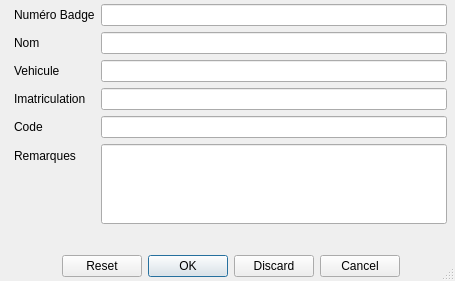
<?xml version="1.0" encoding="UTF-8"?>
<ui version="4.0">
 <class>editCard</class>
 <widget class="QDialog" name="editCard">
  <property name="windowModality">
   <enum>Qt::ApplicationModal</enum>
  </property>
  <property name="geometry">
   <rect>
    <x>0</x>
    <y>0</y>
    <width>455</width>
    <height>281</height>
   </rect>
  </property>
  <property name="windowTitle">
   <string>Edition Badge</string>
  </property>
  <property name="sizeGripEnabled">
   <bool>true</bool>
  </property>
  <property name="modal">
   <bool>true</bool>
  </property>
  <widget class="QDialogButtonBox" name="buttonBox">
   <property name="geometry">
    <rect>
     <x>10</x>
     <y>250</y>
     <width>441</width>
     <height>32</height>
    </rect>
   </property>
   <property name="orientation">
    <enum>Qt::Horizontal</enum>
   </property>
   <property name="standardButtons">
    <set>QDialogButtonBox::Cancel|QDialogButtonBox::Discard|QDialogButtonBox::Ok|QDialogButtonBox::Reset</set>
   </property>
   <property name="centerButtons">
    <bool>true</bool>
   </property>
  </widget>
  <widget class="QWidget" name="formLayoutWidget">
   <property name="geometry">
    <rect>
     <x>10</x>
     <y>0</y>
     <width>441</width>
     <height>243</height>
    </rect>
   </property>
   <layout class="QFormLayout" name="form">
    <property name="leftMargin">
     <number>4</number>
    </property>
    <property name="topMargin">
     <number>4</number>
    </property>
    <property name="rightMargin">
     <number>4</number>
    </property>
    <property name="bottomMargin">
     <number>4</number>
    </property>
    <item row="0" column="0">
     <widget class="QLabel" name="noBadgeLabel">
      <property name="text">
       <string>Numéro Badge</string>
      </property>
     </widget>
    </item>
    <item row="0" column="1">
     <widget class="QLineEdit" name="noBadge">
      <property name="mouseTracking">
       <bool>false</bool>
      </property>
      <property name="acceptDrops">
       <bool>false</bool>
      </property>
      <property name="readOnly">
       <bool>true</bool>
      </property>
     </widget>
    </item>
    <item row="1" column="0">
     <widget class="QLabel" name="nomLabel">
      <property name="text">
       <string>Nom</string>
      </property>
     </widget>
    </item>
    <item row="1" column="1">
     <widget class="QLineEdit" name="nom"/>
    </item>
    <item row="2" column="0">
     <widget class="QLabel" name="vehiculeLabel">
      <property name="text">
       <string>Vehicule</string>
      </property>
     </widget>
    </item>
    <item row="2" column="1">
     <widget class="QLineEdit" name="vehicule"/>
    </item>
    <item row="3" column="0">
     <widget class="QLabel" name="imatriculationLabel">
      <property name="text">
       <string>Imatriculation</string>
      </property>
     </widget>
    </item>
    <item row="3" column="1">
     <widget class="QLineEdit" name="imatriculation"/>
    </item>
    <item row="4" column="0">
     <widget class="QLabel" name="codeLabel">
      <property name="text">
       <string>Code</string>
      </property>
     </widget>
    </item>
    <item row="4" column="1">
     <widget class="QLineEdit" name="code">
      <property name="maxLength">
       <number>8</number>
      </property>
     </widget>
    </item>
    <item row="5" column="0">
     <widget class="QLabel" name="remarquesLabel">
      <property name="text">
       <string>Remarques</string>
      </property>
     </widget>
    </item>
    <item row="5" column="1">
     <widget class="QLineEdit" name="remarques">
      <property name="minimumSize">
       <size>
        <width>0</width>
        <height>80</height>
       </size>
      </property>
      <property name="alignment">
       <set>Qt::AlignLeading|Qt::AlignLeft|Qt::AlignTop</set>
      </property>
     </widget>
    </item>
   </layout>
  </widget>
 </widget>
 <resources/>
 <connections>
  <connection>
   <sender>buttonBox</sender>
   <signal>accepted()</signal>
   <receiver>editCard</receiver>
   <slot>accept()</slot>
   <hints>
    <hint type="sourcelabel">
     <x>248</x>
     <y>254</y>
    </hint>
    <hint type="destinationlabel">
     <x>157</x>
     <y>274</y>
    </hint>
   </hints>
  </connection>
  <connection>
   <sender>buttonBox</sender>
   <signal>rejected()</signal>
   <receiver>editCard</receiver>
   <slot>reject()</slot>
   <hints>
    <hint type="sourcelabel">
     <x>316</x>
     <y>260</y>
    </hint>
    <hint type="destinationlabel">
     <x>286</x>
     <y>274</y>
    </hint>
   </hints>
  </connection>
 </connections>
</ui>
